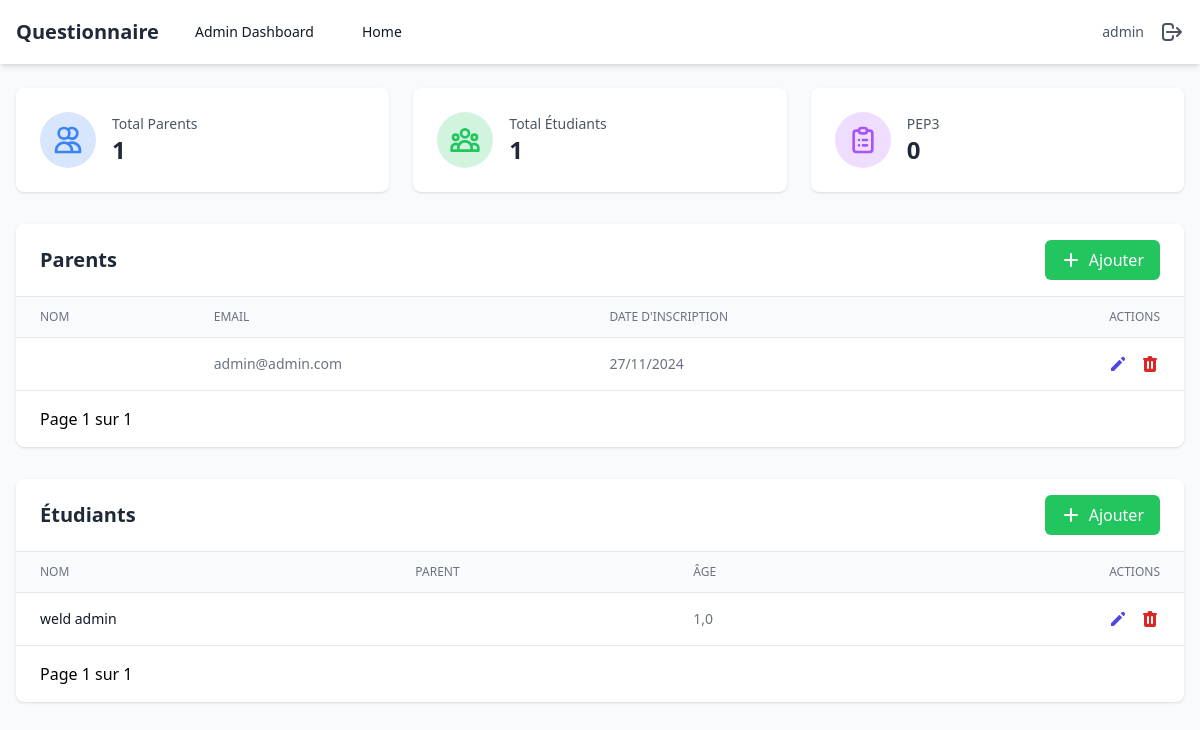
The app's page /admincustom/dashboard/ (signed in), older data.
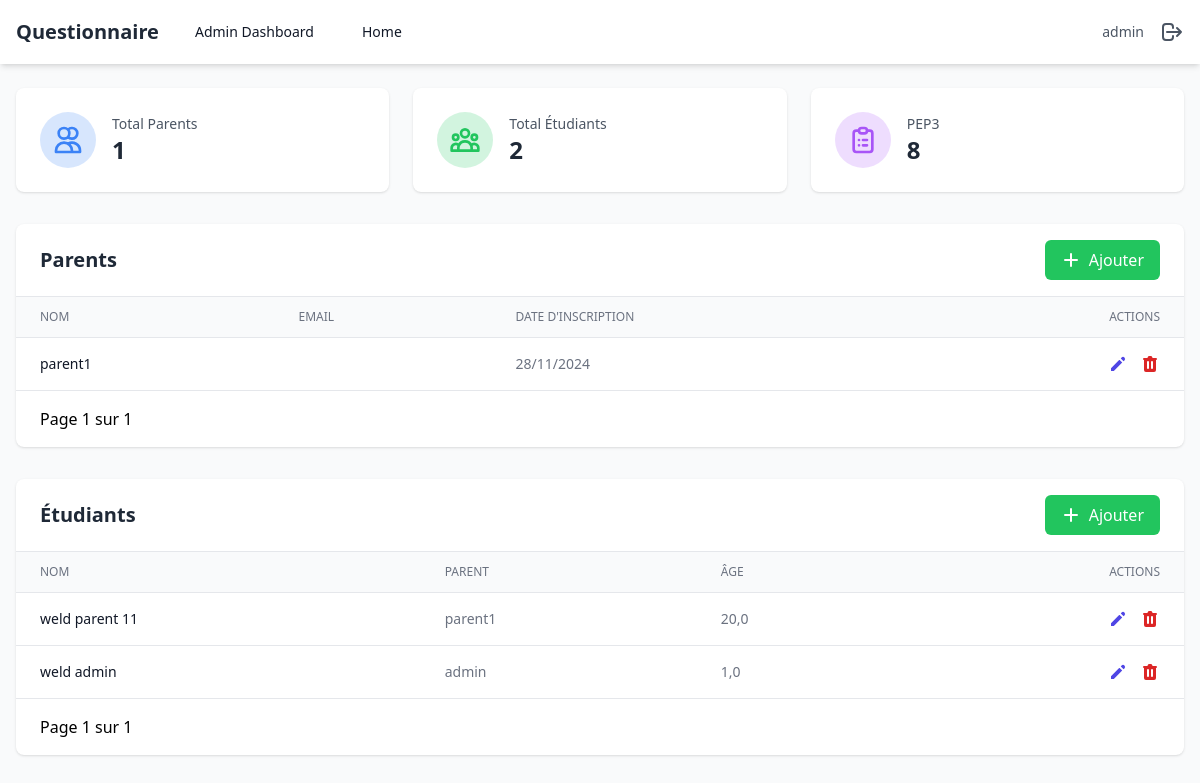
The same page, newer data.
### polls/models.py (models this page shows, shortened)
class Formulaire(models.Model):
    id = models.AutoField(primary_key=True)
    title = models.CharField(max_length=255, default='', verbose_name='Titre du Formulaire')
    description = models.TextField(default='', verbose_name='Description du Formulaire')

class Parent(AbstractUser):
    name = models.CharField(max_length=255, default='')
    is_parent = models.BooleanField(default=True)
    is_superuser = models.BooleanField(default=False)
    class Meta:
        swappable = 'AUTH_USER_MODEL'

class Student(models.Model):
    id = models.AutoField(primary_key=True)
    parent = models.ForeignKey(settings.AUTH_USER_MODEL, on_delete=models.CASCADE, related_name='students')
    name = models.CharField(max_length=255, default='', verbose_name='Nom de l’Élève')
    age = models.FloatField(default=1, verbose_name='Âge')
    sexe = models.CharField(max_length=1, choices=[('M', 'Masculin'), ('F', 'Féminin')], default='M', verbose_name='Sexe')
    date_of_birth = models.DateField(null=True, blank=True, verbose_name='Date de Naissance')

### polls/views.py (the view)
# urls.py: path('admincustom/dashboard/', admin_dashboard, name='admin_dashboard'),
@login_required
def admin_dashboard(request):
    if not request.user.is_superuser:
        return redirect('home')
    total_parents = Parent.objects.filter(is_parent=True).count()
    total_students = Student.objects.count()
    formulaire_stats = Formulaire.objects.annotate(
        total_questionnaires=Count('questionnaire')
    )
    parents_list = Parent.objects.filter(is_parent=True).order_by('-date_joined')
    parents_paginator = Paginator(parents_list, 4)
    parents_page = request.GET.get('parents_page')
    parents = parents_paginator.get_page(parents_page)
    students_list = Student.objects.all().order_by('-id')
    students_paginator = Paginator(students_list, 4)
    students_page = request.GET.get('students_page')
    students = students_paginator.get_page(students_page)
    context = {
        'total_parents': total_parents,
        'total_students': total_students,
        'formulaire_stats': formulaire_stats,
        'parents': parents,
        'students': students
    }
    return render(request, 'admin/base_admin_dashboard.html', context)

### polls/templates/admin/base_admin_dashboard.html (shortened to what the changed rows need)
{% extends '../base.html' %} {% block content %}
<div class="grid grid-cols-1 md:grid-cols-2 lg:grid-cols-3 gap-6 mb-8">
  <div class="bg-white rounded-lg shadow p-6">
    <div class="flex items-center">
      <div class="ml-4">
        <h2 class="text-gray-600 text-sm">Total Parents</h2>
      </div>
    </div>
  </div>
  <div class="bg-white rounded-lg shadow p-6">
    <div class="flex items-center">
      <div class="ml-4">
        <h2 class="text-gray-600 text-sm">Total Étudiants</h2>
        <p class="text-2xl font-semibold text-gray-800">{{ total_students }}</p>
      </div>
    </div>
  </div>
  {% for stat in formulaire_stats %}
  <div class="bg-white rounded-lg shadow p-6">
    <div class="flex items-center">
      <div class="p-3 rounded-full bg-purple-500 bg-opacity-20">
      </div>
      <div class="ml-4">
        <h2 class="text-gray-600 text-sm">{{ stat.title }}</h2>
        <p class="text-2xl font-semibold text-gray-800">
          {{ stat.total_questionnaires }}
        </p>
      </div>
    </div>
  </div>
  {% endfor %}
</div>
<div class="bg-white rounded-lg shadow mb-8">
  <div
    class="px-6 py-4 border-b border-gray-200 flex justify-between items-center"
  >
    <h2 class="text-xl font-semibold text-gray-800">Parents</h2>
  </div>
  <div class="overflow-x-auto">
    <table class="min-w-full divide-y divide-gray-200">
      <thead class="bg-gray-50">
        <tr>
          <th
            class="px-6 py-3 text-left text-xs font-medium text-gray-500 uppercase"
          >
            Nom
          </th>
          <th
            class="px-6 py-3 text-left text-xs font-medium text-gray-500 uppercase"
          >
            Email
          </th>
          <th
            class="px-6 py-3 text-left text-xs font-medium text-gray-500 uppercase"
          >
            Date d'inscription
          </th>
          <th
            class="px-6 py-3 text-right text-xs font-medium text-gray-500 uppercase"
          >
            Actions
          </th>
        </tr>
      </thead>
      <tbody class="bg-white divide-y divide-gray-200">
        {% for parent in parents %}
        <tr>
          <td
            class="px-6 py-4 whitespace-nowrap text-sm font-medium text-gray-900"
          >
            {{ parent.name }}
          </td>
          <td class="px-6 py-4 whitespace-nowrap text-sm text-gray-500">
            {{ parent.email }}
          </td>
          <td class="px-6 py-4 whitespace-nowrap text-sm text-gray-500">
            {{ parent.date_joined|date:"d/m/Y" }}
          </td>
          <td
            class="px-6 py-4 whitespace-nowrap text-right text-sm font-medium"
          >
            <div class="flex justify-end space-x-3">
              <a
                href="{% url 'edit_parent' parent.id %}"
                class="text-indigo-600 hover:text-indigo-900 relative group"
              >
                <svg
                  xmlns="http://www.w3.org/2000/svg"
                  class="h-5 w-5"
                  viewBox="0 0 20 20"
                  fill="currentColor"
                >
                  <path
                    d="M13.586 3.586a2 2 0 112.828 2.828l-.793.793-2.828-2.828.793-.793zM11.379 5.793L3 14.172V17h2.828l8.38-8.379-2.83-2.828z"
                  />
                </svg>
              </a>
              <button
                onclick="deleteParent({{ parent.id }})"
                class="text-red-600 hover:text-red-900 relative group"
              >
              </button>
            </div>
          </td>
        </tr>
        {% endfor %}
      </tbody>
    </table>
  </div>
</div>
<div class="bg-white rounded-lg shadow">
  <div
    class="px-6 py-4 border-b border-gray-200 flex justify-between items-center"
  >
    <h2 class="text-xl font-semibold text-gray-800">Étudiants</h2>
  </div>
  <div class="overflow-x-auto">
    <table class="min-w-full divide-y divide-gray-200">
      <thead class="bg-gray-50">
        <tr>
          <th
            class="px-6 py-3 text-left text-xs font-medium text-gray-500 uppercase"
          >
            Nom
          </th>
          <th
            class="px-6 py-3 text-left text-xs font-medium text-gray-500 uppercase"
          >
            Parent
          </th>
          <th
            class="px-6 py-3 text-left text-xs font-medium text-gray-500 uppercase"
          >
            Âge
          </th>
          <th
            class="px-6 py-3 text-right text-xs font-medium text-gray-500 uppercase"
          >
            Actions
          </th>
        </tr>
      </thead>
      <tbody class="bg-white divide-y divide-gray-200">
        {% for student in students %}
        <tr>
          <td
            class="px-6 py-4 whitespace-nowrap text-sm font-medium text-gray-900"
          >
            {{ student.name }}
          </td>
          <td class="px-6 py-4 whitespace-nowrap text-sm text-gray-500">
            {{ student.parent.name }}
          </td>
          <td class="px-6 py-4 whitespace-nowrap text-sm text-gray-500">
            {{ student.age }}
          </td>
          <td
            class="px-6 py-4 whitespace-nowrap text-right text-sm font-medium"
          >
            <div class="flex justify-end space-x-3">
              <a
                href="{% url 'edit_student' student.id %}"
                class="text-indigo-600 hover:text-indigo-900 relative group"
              >
                <svg
                  xmlns="http://www.w3.org/2000/svg"
                  class="h-5 w-5"
                  viewBox="0 0 20 20"
                  fill="currentColor"
                >
                  <path
                    d="M13.586 3.586a2 2 0 112.828 2.828l-.793.793-2.828-2.828.793-.793zM11.379 5.793L3 14.172V17h2.828l8.38-8.379-2.83-2.828z"
                  />
                </svg>
              </a>
              <button
                onclick="deleteStudent({{ student.id }})"
                class="text-red-600 hover:text-red-900 relative group"
              >
              </button>
          </td>
        </tr>
        {% endfor %}
      </tbody>
    </table>
  </div>
</div>
{% endblock %}

### polls/templates/base.html (shortened to what this page needs)
{% load static %}
<!DOCTYPE html>
<html lang="en">
  <head>
    <script src="https://cdn.tailwindcss.com"></script>
  </head>
  <body class="bg-gray-50">
    <nav class="bg-white shadow-md">
      <div class="max-w-7xl mx-auto px-4">
        <div class="flex justify-between h-16">
          <div class="flex items-center">
            <span class="text-xl font-bold text-gray-800">Questionnaire</span>
            {% if request.user.is_superuser %}
            <a
              href="{% url 'admin_dashboard' %}"
              class="ml-6 px-3 py-2 rounded-md text-sm font-medium text-gray-900"
              >Admin Dashboard</a
            >
            {% endif %}
            <a
              href="/"
              class="ml-6 px-3 py-2 rounded-md text-sm font-medium text-gray-900"
              >Home</a
            >
          </div>
          <div class="flex items-center space-x-4">
            <span class="text-sm text-gray-600"
              >{{ request.user.username }}</span
            >
            <a
              href="{% url 'logout' %}"
              class="text-gray-600 hover:text-gray-900"
            >
              <svg
                xmlns="http://www.w3.org/2000/svg"
                class="h-6 w-6"
                fill="none"
                viewBox="0 0 24 24"
                stroke="currentColor"
              >
                <path
                  stroke-linecap="round"
                  stroke-linejoin="round"
                  stroke-width="2"
                  d="M17 16l4-4m0 0l-4-4m4 4H7m6 4v1a3 3 0 01-3 3H6a3 3 0 01-3-3V7a3 3 0 013-3h4a3 3 0 013 3v1"
                />
              </svg>
            </a>
          </div>
        </div>
      </div>
    </nav>
    <main class="max-w-7xl mx-auto py-6 px-4">
       {% block content %}{% endblock %}
    </main>
  </body>
</html>

Row changes from the older to the newer data that the page shows:
no longer on one of the page's lists (row edited): Parent: email "admin@admin.com", date_joined "27/11/2024"
computed for Formulaire "PEP3": total_questionnaires "0" → "8"
added Parent: name "parent1", date_joined "28/11/2024"
added Student: name "weld parent 11", parent.name "parent1", age "20,0"
changed through a linked row, Student "weld admin": parent.name (not shown) → "admin"
Text that changed along with them:
{{ total_students }}: "1" → "2"
